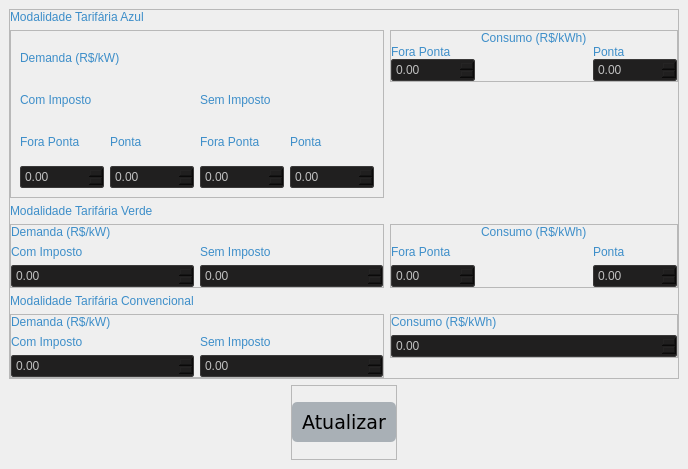
            <widget class="QWidget" name="page_1_Registrar_Tarifas">
             <property name="styleSheet">
              <string notr="true">QLabel {
    qproperty-alignment: AlignCenter;
	color: #3d8ec9;
	font: 77 14px &quot;Verdana&quot;;
}

QDoubleSpinBox
{
    selection-background-color: #302F2F;
    background-color: #201F1F;
    border-style: solid;
    border: 1px solid #3A3939;
    border-radius: 2px;
    padding: 2px;
	color: silver;
}

QComboBox
{
    selection-background-color: #302F2F;
    background-color: #201F1F;
    border-style: solid;
    border: 1px solid #3A3939;
    border-radius: 2px;
    padding: 2px;
	color: silver;
}</string>
             </property>
             <layout class="QVBoxLayout" name="verticalLayout_10">
              <property name="spacing">
               <number>6</number>
              </property>
              <property name="leftMargin">
               <number>9</number>
              </property>
              <property name="topMargin">
               <number>9</number>
              </property>
              <property name="rightMargin">
               <number>9</number>
              </property>
              <property name="bottomMargin">
               <number>9</number>
              </property>
              <item>
               <widget class="QFrame" name="frame_16">
                <property name="sizePolicy">
                 <sizepolicy hsizetype="Preferred" vsizetype="Expanding">
                  <horstretch>0</horstretch>
                  <verstretch>0</verstretch>
                 </sizepolicy>
                </property>
                <property name="frameShape">
                 <enum>QFrame::StyledPanel</enum>
                </property>
                <property name="frameShadow">
                 <enum>QFrame::Raised</enum>
                </property>
                <layout class="QGridLayout" name="gridLayout_3">
                 <property name="leftMargin">
                  <number>0</number>
                 </property>
                 <property name="topMargin">
                  <number>0</number>
                 </property>
                 <property name="rightMargin">
                  <number>0</number>
                 </property>
                 <property name="bottomMargin">
                  <number>0</number>
                 </property>
                 <item row="1" column="1" alignment="Qt::AlignTop">
                  <widget class="QFrame" name="frame">
                   <property name="frameShape">
                    <enum>QFrame::StyledPanel</enum>
                   </property>
                   <property name="frameShadow">
                    <enum>QFrame::Raised</enum>
                   </property>
                   <layout class="QGridLayout" name="gridLayout_9">
                    <property name="leftMargin">
                     <number>0</number>
                    </property>
                    <property name="topMargin">
                     <number>0</number>
                    </property>
                    <property name="rightMargin">
                     <number>0</number>
                    </property>
                    <property name="bottomMargin">
                     <number>0</number>
                    </property>
                    <property name="horizontalSpacing">
                     <number>6</number>
                    </property>
                    <property name="verticalSpacing">
                     <number>0</number>
                    </property>
                    <item row="1" column="3">
                     <widget class="QLabel" name="label_72">
                      <property name="styleSheet">
                       <string notr="true">QLabel {
   /* background-color: #FFFFFF;*/
    qproperty-alignment: AlignCenter;
	color: #3d8ec9;
	font: 77 16px &quot;Verdana&quot;;
}</string>
                      </property>
                      <property name="text">
                       <string>Ponta</string>
                      </property>
                     </widget>
                    </item>
                    <item row="2" column="3" alignment="Qt::AlignTop">
                     <widget class="QDoubleSpinBox" name="doubleSpinBox_26">
                      <property name="sizePolicy">
                       <sizepolicy hsizetype="Preferred" vsizetype="Preferred">
                        <horstretch>0</horstretch>
                        <verstretch>0</verstretch>
                       </sizepolicy>
                      </property>
                      <property name="maximum">
                       <double>99999999999.000000000000000</double>
                      </property>
                     </widget>
                    </item>
                    <item row="1" column="1">
                     <widget class="QLabel" name="label_70">
                      <property name="styleSheet">
                       <string notr="true">QLabel {
   /* background-color: #FFFFFF;*/
    qproperty-alignment: AlignCenter;
	color: #3d8ec9;
	font: 77 16px &quot;Verdana&quot;;
}</string>
                      </property>
                      <property name="text">
                       <string>Fora Ponta</string>
                      </property>
                     </widget>
                    </item>
                    <item row="2" column="1" alignment="Qt::AlignTop">
                     <widget class="QDoubleSpinBox" name="doubleSpinBox_25">
                      <property name="sizePolicy">
                       <sizepolicy hsizetype="Preferred" vsizetype="Preferred">
                        <horstretch>0</horstretch>
                        <verstretch>0</verstretch>
                       </sizepolicy>
                      </property>
                      <property name="maximum">
                       <double>99999999999.000000000000000</double>
                      </property>
                     </widget>
                    </item>
                    <item row="0" column="2">
                     <widget class="QLabel" name="label_40">
                      <property name="styleSheet">
                       <string notr="true">QLabel {
   /* background-color: #FFFFFF;*/
    qproperty-alignment: AlignCenter;
	color: #3d8ec9;
	font: 77 18px &quot;Verdana&quot;;
}</string>
                      </property>
                      <property name="text">
                       <string>Consumo (R$/kWh)</string>
                      </property>
                     </widget>
                    </item>
                   </layout>
                  </widget>
                 </item>
                 <item row="8" column="1" alignment="Qt::AlignTop">
                  <widget class="QFrame" name="frame_23">
                   <property name="frameShape">
                    <enum>QFrame::StyledPanel</enum>
                   </property>
                   <property name="frameShadow">
                    <enum>QFrame::Raised</enum>
                   </property>
                   <layout class="QGridLayout" name="gridLayout_11">
                    <property name="leftMargin">
                     <number>0</number>
                    </property>
                    <property name="topMargin">
                     <number>0</number>
                    </property>
                    <property name="rightMargin">
                     <number>0</number>
                    </property>
                    <property name="bottomMargin">
                     <number>0</number>
                    </property>
                    <item row="0" column="0" colspan="2">
                     <widget class="QLabel" name="label_39">
                      <property name="styleSheet">
                       <string notr="true">QLabel {
   /* background-color: #FFFFFF;*/
    qproperty-alignment: AlignCenter;
	color: #3d8ec9;
	font: 77 18px &quot;Verdana&quot;;
}</string>
                      </property>
                      <property name="text">
                       <string>Consumo (R$/kWh)</string>
                      </property>
                     </widget>
                    </item>
                    <item row="1" column="0" colspan="2">
                     <widget class="QDoubleSpinBox" name="doubleSpinBox_27">
                      <property name="maximum">
                       <double>99999999999.000000000000000</double>
                      </property>
                     </widget>
                    </item>
                   </layout>
                  </widget>
                 </item>
                 <item row="6" column="1" alignment="Qt::AlignTop">
                  <widget class="QFrame" name="frame_7">
                   <property name="frameShape">
                    <enum>QFrame::StyledPanel</enum>
                   </property>
                   <property name="frameShadow">
                    <enum>QFrame::Raised</enum>
                   </property>
                   <layout class="QGridLayout" name="gridLayout_10">
                    <property name="leftMargin">
                     <number>0</number>
                    </property>
                    <property name="topMargin">
                     <number>0</number>
                    </property>
                    <property name="rightMargin">
                     <number>0</number>
                    </property>
                    <property name="bottomMargin">
                     <number>0</number>
                    </property>
                    <item row="0" column="1">
                     <widget class="QLabel" name="label_38">
                      <property name="styleSheet">
                       <string notr="true">QLabel {
   /* background-color: #FFFFFF;*/
    qproperty-alignment: AlignCenter;
	color: #3d8ec9;
	font: 77 18px &quot;Verdana&quot;;
}</string>
                      </property>
                      <property name="text">
                       <string>Consumo (R$/kWh)</string>
                      </property>
                     </widget>
                    </item>
                    <item row="1" column="2">
                     <widget class="QLabel" name="label_71">
                      <property name="styleSheet">
                       <string notr="true">QLabel {
   /* background-color: #FFFFFF;*/
    qproperty-alignment: AlignCenter;
	color: #3d8ec9;
	font: 77 16px &quot;Verdana&quot;;
}</string>
                      </property>
                      <property name="text">
                       <string>Ponta</string>
                      </property>
                     </widget>
                    </item>
                    <item row="2" column="0">
                     <widget class="QDoubleSpinBox" name="doubleSpinBox_24">
                      <property name="sizePolicy">
                       <sizepolicy hsizetype="Preferred" vsizetype="Preferred">
                        <horstretch>0</horstretch>
                        <verstretch>0</verstretch>
                       </sizepolicy>
                      </property>
                      <property name="maximum">
                       <double>99999999999.000000000000000</double>
                      </property>
                     </widget>
                    </item>
                    <item row="1" column="0">
                     <widget class="QLabel" name="label_69">
                      <property name="styleSheet">
                       <string notr="true">QLabel {
   /* background-color: #FFFFFF;*/
    qproperty-alignment: AlignCenter;
	color: #3d8ec9;
	font: 77 16px &quot;Verdana&quot;;
}</string>
                      </property>
                      <property name="text">
                       <string>Fora Ponta</string>
                      </property>
                     </widget>
                    </item>
                    <item row="2" column="2">
                     <widget class="QDoubleSpinBox" name="doubleSpinBox_23">
                      <property name="sizePolicy">
                       <sizepolicy hsizetype="Preferred" vsizetype="Preferred">
                        <horstretch>0</horstretch>
                        <verstretch>0</verstretch>
                       </sizepolicy>
                      </property>
                      <property name="maximum">
                       <double>99999999999.000000000000000</double>
                      </property>
                     </widget>
                    </item>
                   </layout>
                  </widget>
                 </item>
                 <item row="8" column="0">
                  <widget class="QFrame" name="frame_12">
                   <property name="frameShape">
                    <enum>QFrame::StyledPanel</enum>
                   </property>
                   <property name="frameShadow">
                    <enum>QFrame::Raised</enum>
                   </property>
                   <layout class="QGridLayout" name="gridLayout_4">
                    <property name="leftMargin">
                     <number>0</number>
                    </property>
                    <property name="topMargin">
                     <number>0</number>
                    </property>
                    <property name="rightMargin">
                     <number>0</number>
                    </property>
                    <property name="bottomMargin">
                     <number>0</number>
                    </property>
                    <item row="0" column="0" colspan="2">
                     <widget class="QLabel" name="label_35">
                      <property name="styleSheet">
                       <string notr="true">QLabel {
   /* background-color: #FFFFFF;*/
    qproperty-alignment: AlignCenter;
	color: #3d8ec9;
	font: 77 18px &quot;Verdana&quot;;
}</string>
                      </property>
                      <property name="text">
                       <string>Demanda (R$/kW)</string>
                      </property>
                     </widget>
                    </item>
                    <item row="1" column="0">
                     <widget class="QLabel" name="label_57">
                      <property name="styleSheet">
                       <string notr="true">QLabel {
   /* background-color: #FFFFFF;*/
    qproperty-alignment: AlignCenter;
	color: #3d8ec9;
	font: 77 16px &quot;Verdana&quot;;
}</string>
                      </property>
                      <property name="text">
                       <string>Com Imposto</string>
                      </property>
                     </widget>
                    </item>
                    <item row="1" column="1">
                     <widget class="QLabel" name="label_62">
                      <property name="styleSheet">
                       <string notr="true">QLabel {
   /* background-color: #FFFFFF;*/
    qproperty-alignment: AlignCenter;
	color: #3d8ec9;
	font: 77 16px &quot;Verdana&quot;;
}</string>
                      </property>
                      <property name="text">
                       <string>Sem Imposto</string>
                      </property>
                     </widget>
                    </item>
                    <item row="2" column="0">
                     <widget class="QDoubleSpinBox" name="doubleSpinBox_18">
                      <property name="maximum">
                       <double>99999999999.000000000000000</double>
                      </property>
                     </widget>
                    </item>
                    <item row="2" column="1">
                     <widget class="QDoubleSpinBox" name="doubleSpinBox_16">
                      <property name="maximum">
                       <double>99999999999.000000000000000</double>
                      </property>
                     </widget>
                    </item>
                   </layout>
                  </widget>
                 </item>
                 <item row="5" column="0" colspan="2" alignment="Qt::AlignBottom">
                  <widget class="QLabel" name="label_37">
                   <property name="styleSheet">
                    <string notr="true">QLabel {
   /* background-color: #FFFFFF;*/
    qproperty-alignment: AlignCenter;
	color: #3d8ec9;
	font: 77 22px &quot;Verdana&quot;;
}</string>
                   </property>
                   <property name="text">
                    <string>Modalidade Tarifária Verde</string>
                   </property>
                  </widget>
                 </item>
                 <item row="6" column="0">
                  <widget class="QFrame" name="frame_9">
                   <property name="frameShape">
                    <enum>QFrame::StyledPanel</enum>
                   </property>
                   <property name="frameShadow">
                    <enum>QFrame::Raised</enum>
                   </property>
                   <layout class="QGridLayout" name="gridLayout_7">
                    <property name="leftMargin">
                     <number>0</number>
                    </property>
                    <property name="topMargin">
                     <number>0</number>
                    </property>
                    <property name="rightMargin">
                     <number>0</number>
                    </property>
                    <property name="bottomMargin">
                     <number>0</number>
                    </property>
                    <item row="2" column="1">
                     <widget class="QDoubleSpinBox" name="doubleSpinBox_8">
                      <property name="maximum">
                       <double>99999999999.000000000000000</double>
                      </property>
                     </widget>
                    </item>
                    <item row="1" column="1">
                     <widget class="QLabel" name="label_42">
                      <property name="styleSheet">
                       <string notr="true">QLabel {
   /* background-color: #FFFFFF;*/
    qproperty-alignment: AlignCenter;
	color: #3d8ec9;
	font: 77 16px &quot;Verdana&quot;;
}</string>
                      </property>
                      <property name="text">
                       <string>Sem Imposto</string>
                      </property>
                     </widget>
                    </item>
                    <item row="2" column="0">
                     <widget class="QDoubleSpinBox" name="doubleSpinBox_14">
                      <property name="maximum">
                       <double>99999999999.000000000000000</double>
                      </property>
                     </widget>
                    </item>
                    <item row="1" column="0">
                     <widget class="QLabel" name="label_41">
                      <property name="styleSheet">
                       <string notr="true">QLabel {
   /* background-color: #FFFFFF;*/
    qproperty-alignment: AlignCenter;
	color: #3d8ec9;
	font: 77 16px &quot;Verdana&quot;;
}</string>
                      </property>
                      <property name="text">
                       <string>Com Imposto</string>
                      </property>
                     </widget>
                    </item>
                    <item row="0" column="0" colspan="2">
                     <widget class="QLabel" name="label_33">
                      <property name="styleSheet">
                       <string notr="true">QLabel {
   /* background-color: #FFFFFF;*/
    qproperty-alignment: AlignCenter;
	color: #3d8ec9;
	font: 77 18px &quot;Verdana&quot;;
}</string>
                      </property>
                      <property name="text">
                       <string>Demanda (R$/kW)</string>
                      </property>
                     </widget>
                    </item>
                   </layout>
                  </widget>
                 </item>
                 <item row="7" column="0" colspan="2" alignment="Qt::AlignVCenter">
                  <widget class="QLabel" name="label_43">
                   <property name="styleSheet">
                    <string notr="true">QLabel {
   /* background-color: #FFFFFF;*/
    qproperty-alignment: AlignCenter;
	color: #3d8ec9;
	font: 77 22px &quot;Verdana&quot;;
}</string>
                   </property>
                   <property name="text">
                    <string>Modalidade Tarifária Convencional</string>
                   </property>
                  </widget>
                 </item>
                 <item row="1" column="0">
                  <widget class="QFrame" name="frame_22">
                   <property name="sizePolicy">
                    <sizepolicy hsizetype="Preferred" vsizetype="Preferred">
                     <horstretch>0</horstretch>
                     <verstretch>0</verstretch>
                    </sizepolicy>
                   </property>
                   <property name="minimumSize">
                    <size>
                     <width>0</width>
                     <height>168</height>
                    </size>
                   </property>
                   <property name="frameShape">
                    <enum>QFrame::StyledPanel</enum>
                   </property>
                   <property name="frameShadow">
                    <enum>QFrame::Raised</enum>
                   </property>
                   <property name="midLineWidth">
                    <number>0</number>
                   </property>
                   <layout class="QGridLayout" name="gridLayout_8">
                    <item row="3" column="0">
                     <widget class="QDoubleSpinBox" name="doubleSpinBox_9">
                      <property name="maximum">
                       <double>99999999999.000000000000000</double>
                      </property>
                     </widget>
                    </item>
                    <item row="1" column="0" colspan="2">
                     <widget class="QLabel" name="label_47">
                      <property name="styleSheet">
                       <string notr="true">QLabel {
   /* background-color: #FFFFFF;*/
    qproperty-alignment: AlignCenter;
	color: #3d8ec9;
	font: 77 16px &quot;Verdana&quot;;
}</string>
                      </property>
                      <property name="text">
                       <string>Com Imposto</string>
                      </property>
                     </widget>
                    </item>
                    <item row="2" column="2">
                     <widget class="QLabel" name="label_51">
                      <property name="styleSheet">
                       <string notr="true">QLabel {
   /* background-color: #FFFFFF;*/
    qproperty-alignment: AlignCenter;
	color: #3d8ec9;
	font: 77 12px &quot;Verdana&quot;;
}</string>
                      </property>
                      <property name="text">
                       <string>Fora Ponta</string>
                      </property>
                     </widget>
                    </item>
                    <item row="1" column="2" colspan="2">
                     <widget class="QLabel" name="label_56">
                      <property name="styleSheet">
                       <string notr="true">QLabel {
   /* background-color: #FFFFFF;*/
    qproperty-alignment: AlignCenter;
	color: #3d8ec9;
	font: 77 16px &quot;Verdana&quot;;
}</string>
                      </property>
                      <property name="text">
                       <string>Sem Imposto</string>
                      </property>
                     </widget>
                    </item>
                    <item row="2" column="0">
                     <widget class="QLabel" name="label_49">
                      <property name="styleSheet">
                       <string notr="true">QLabel {
   /* background-color: #FFFFFF;*/
    qproperty-alignment: AlignCenter;
	color: #3d8ec9;
	font: 77 12px &quot;Verdana&quot;;
}</string>
                      </property>
                      <property name="text">
                       <string>Fora Ponta</string>
                      </property>
                     </widget>
                    </item>
                    <item row="3" column="2">
                     <widget class="QDoubleSpinBox" name="doubleSpinBox_11">
                      <property name="maximum">
                       <double>99999999999.000000000000000</double>
                      </property>
                     </widget>
                    </item>
                    <item row="3" column="3">
                     <widget class="QDoubleSpinBox" name="doubleSpinBox_12">
                      <property name="maximum">
                       <double>99999999999.000000000000000</double>
                      </property>
                     </widget>
                    </item>
                    <item row="2" column="3">
                     <widget class="QLabel" name="label_48">
                      <property name="styleSheet">
                       <string notr="true">QLabel {
   /* background-color: #FFFFFF;*/
    qproperty-alignment: AlignCenter;
	color: #3d8ec9;
	font: 77 12px &quot;Verdana&quot;;
}</string>
                      </property>
                      <property name="text">
                       <string>Ponta</string>
                      </property>
                     </widget>
                    </item>
                    <item row="0" column="0" colspan="4">
                     <widget class="QLabel" name="label_34">
                      <property name="styleSheet">
                       <string notr="true">QLabel {
   /* background-color: #FFFFFF;*/
    qproperty-alignment: AlignCenter;
	color: #3d8ec9;
	font: 77 20px &quot;Verdana&quot;;
}</string>
                      </property>
                      <property name="text">
                       <string>Demanda (R$/kW)</string>
                      </property>
                     </widget>
                    </item>
                    <item row="2" column="1">
                     <widget class="QLabel" name="label_50">
                      <property name="styleSheet">
                       <string notr="true">QLabel {
   /* background-color: #FFFFFF;*/
    qproperty-alignment: AlignCenter;
	color: #3d8ec9;
	font: 77 12px &quot;Verdana&quot;;
}</string>
                      </property>
                      <property name="text">
                       <string>Ponta</string>
                      </property>
                     </widget>
                    </item>
                    <item row="3" column="1">
                     <widget class="QDoubleSpinBox" name="doubleSpinBox_10">
                      <property name="maximum">
                       <double>99999999999.000000000000000</double>
                      </property>
                     </widget>
                    </item>
                   </layout>
                  </widget>
                 </item>
                 <item row="0" column="0" colspan="2">
                  <widget class="QLabel" name="label_36">
                   <property name="styleSheet">
                    <string notr="true">QLabel {
   /* background-color: #FFFFFF;*/
    qproperty-alignment: AlignCenter;
	color: #3d8ec9;
	font: 77 22px &quot;Verdana&quot;;
}</string>
                   </property>
                   <property name="text">
                    <string>Modalidade Tarifária Azul</string>
                   </property>
                  </widget>
                 </item>
                </layout>
               </widget>
              </item>
              <item alignment="Qt::AlignHCenter|Qt::AlignTop">
               <widget class="QFrame" name="frame_21">
                <property name="sizePolicy">
                 <sizepolicy hsizetype="Expanding" vsizetype="Minimum">
                  <horstretch>0</horstretch>
                  <verstretch>0</verstretch>
                 </sizepolicy>
                </property>
                <property name="minimumSize">
                 <size>
                  <width>0</width>
                  <height>75</height>
                 </size>
                </property>
                <property name="maximumSize">
                 <size>
                  <width>200</width>
                  <height>19</height>
                 </size>
                </property>
                <property name="frameShape">
                 <enum>QFrame::StyledPanel</enum>
                </property>
                <property name="frameShadow">
                 <enum>QFrame::Raised</enum>
                </property>
                <layout class="QHBoxLayout" name="horizontalLayout_8">
                 <property name="leftMargin">
                  <number>0</number>
                 </property>
                 <property name="topMargin">
                  <number>0</number>
                 </property>
                 <property name="rightMargin">
                  <number>0</number>
                 </property>
                 <property name="bottomMargin">
                  <number>0</number>
                 </property>
                 <item>
                  <widget class="QPushButton" name="pushButton">
                   <property name="sizePolicy">
                    <sizepolicy hsizetype="Preferred" vsizetype="Preferred">
                     <horstretch>0</horstretch>
                     <verstretch>0</verstretch>
                    </sizepolicy>
                   </property>
                   <property name="maximumSize">
                    <size>
                     <width>200</width>
                     <height>40</height>
                    </size>
                   </property>
                   <property name="font">
                    <font>
                     <family>Verdana</family>
                     <pointsize>14</pointsize>
                     <weight>50</weight>
                     <italic>false</italic>
                     <bold>false</bold>
                    </font>
                   </property>
                   <property name="styleSheet">
                    <string notr="true">/*QPushButton
{
    color: silver;
    background-color: #33373B;
    border-width: 2px;
    border-color: #4A4949;
    border-style: solid;
    padding-top: 2px;
    padding-bottom: 2px;
    padding-left: 10px;
    padding-right: 10px;
    border-radius: 4px;
	qproperty-halignment: AlignLeft;
    outline: none; 
     min-width: 40px; 
}*/


QPushButton{
/*background-color: rgba(33, 43, 51, 100);*/
background-color: rgba(61, 80, 95, 100);
padding: 10px;
border-radius: 5px;
text-align:center;
	font: 14pt &quot;Verdana&quot;;
}


QPushButton:disabled
{
    background-color: #302F2F;
    /*border-width: 2px;
    border-color: #3A3939;
    border-style: solid;*/
    padding-top: 2px;
    padding-bottom: 2px;
    padding-left: 10px;
    padding-right: 10px;
    /*border-radius: 2px;*/
    color: #808080;
}

QPushButton:hover {
	background-color: rgb(138, 203, 250);
    color: white;
}</string>
                   </property>
                   <property name="text">
                    <string>Atualizar</string>
                   </property>
                  </widget>
                 </item>
                </layout>
               </widget>
              </item>
             </layout>
            </widget>
